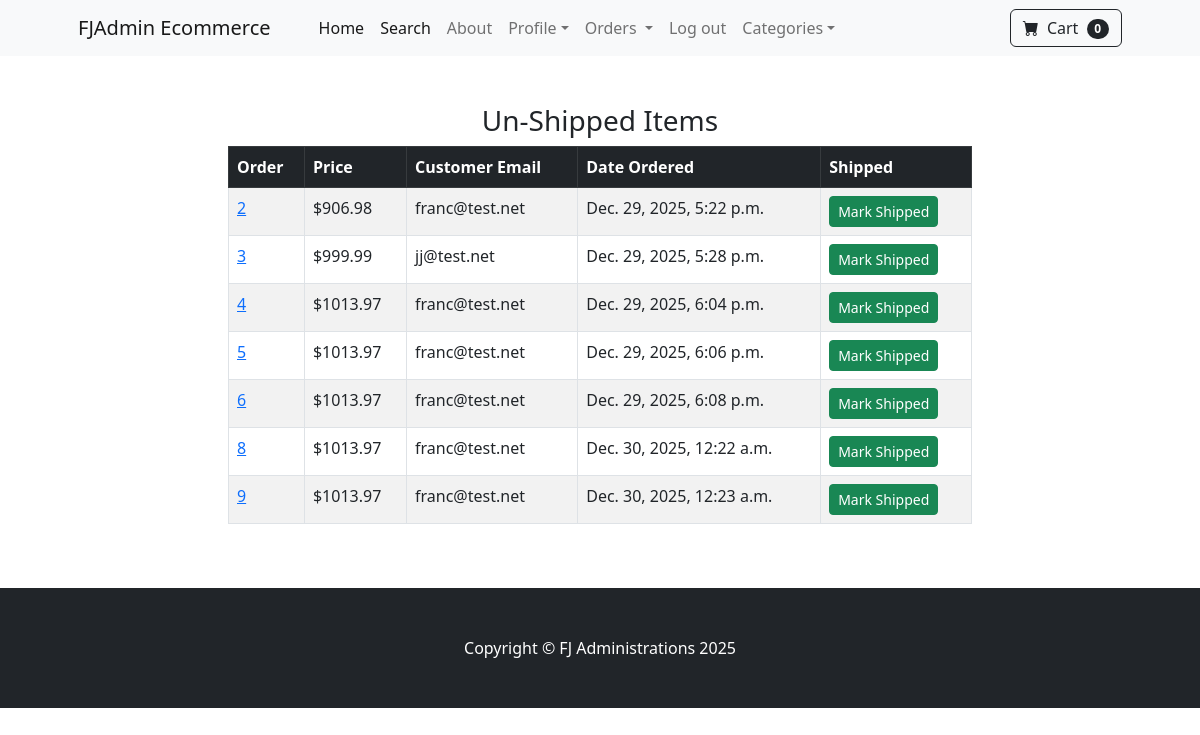
Page /payment/not_shipped_dash (signed in) on the committed database.
### payment/models.py (models this page shows, shortened)
class Order(models.Model):
    user = models.ForeignKey(User, on_delete=models.CASCADE, null=True, blank=True)
    full_name = models.CharField(max_length=250)
    email =  models.EmailField(max_length=250)
    shipping_address = models.TextField(max_length=15000)
    amount_paid = models.DecimalField(max_digits=7, decimal_places=2)
    date_ordered = models.DateTimeField(auto_now_add=True)
    shipped = models.BooleanField(default=False)
    date_shipped = models.DateTimeField(blank=True, null=True)

### payment/views.py (the view, shortened to what this page needs)
# urls.py: path('not_shipped_dash', views.not_shipped_dash, name="not_shipped_dash"),
def not_shipped_dash(request):
    if request.user.is_authenticated and request.user.is_superuser:
        orders = Order.objects.filter(shipped=False)
        return render(request, "payment/not_shipped_dash.html", {"orders":orders})
    else:
        messages.success(request, "Access Denied")
        return redirect('home')

### cart/cart.py (called while the page is built)
    def __len__(self):
        return len(self.cart)

### cart/context_processors.py (called while the page is built)
def cart(request):
    return {'cart': Cart(request)}

### payment/templates/payment/not_shipped_dash.html (shortened to what this page needs)
{% extends 'base.html' %}
 {% block content %}
    <div class="container">
        <div class="row">
            <center>
                <div class ="col-8">
                    <br/><br/>
                    <h3>Un-Shipped Items</h3>
                    <table class="table table-striped table-hover table-bordered">
                        <thead class="table-dark">
                        <tr>
                            <th scope="col">Order</th>
                            <th scope="col">Price</th>
                            <th scope="col">Customer Email</th>
                            <th scope="col">Date Ordered</th>
                            <th scope="col">Shipped</th>
                        </tr>
                        </thead>
                        <tbody>
                            {% for item in orders %}
                                <tr>
                                    <td><a href="{% url 'orders' item.id %}">  {{ item.id }} </a></td>
                                    <td>${{ item.amount_paid }}</td>
                                    <td>{{ item.email }}</td>
                                    <td>{{ item.date_ordered }}</td>
                                    <td>
                                        <form method="POST">
                                            <button type="submit" class="btn btn-success btn-sm ">Mark Shipped</button>
                                        </form>
                                    </td>
                                </tr>
                            {% endfor %}
                        </tbody>
                    </table>
                    <br/><br/>
                </div>
            </center>
        </div>
    </div>
 {% endblock %}

### rows in the picture
Order: id "2", amount_paid "906.98", email "franc@test.net", date_ordered "Dec. 29, 2025, 5:22 p.m."
Order: id "3", amount_paid "999.99", email "jj@test.net", date_ordered "Dec. 29, 2025, 5:28 p.m."
Order: id "4", amount_paid "1013.97", email "franc@test.net", date_ordered "Dec. 29, 2025, 6:04 p.m."
Order: id "5", amount_paid "1013.97", email "franc@test.net", date_ordered "Dec. 29, 2025, 6:06 p.m."
Order: id "6", amount_paid "1013.97", email "franc@test.net", date_ordered "Dec. 29, 2025, 6:08 p.m."
Order: id "8", amount_paid "1013.97", email "franc@test.net", date_ordered "Dec. 30, 2025, 12:22 a.m."
Order: id "9", amount_paid "1013.97", email "franc@test.net", date_ordered "Dec. 30, 2025, 12:23 a.m."

### other values in the picture
{{ cart|length }} "0"
